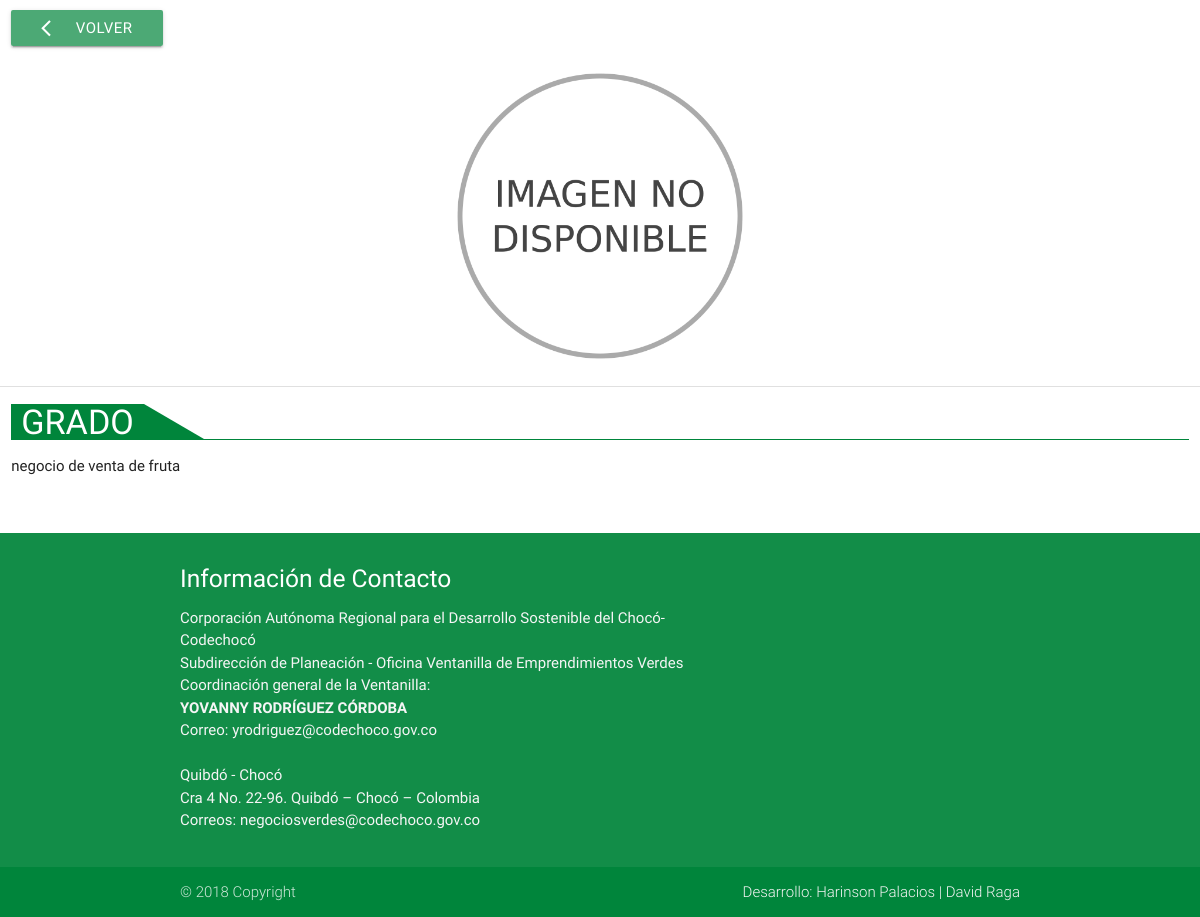
/emprendimiento/m_evaluados/vermas/index.php?id=9, run on the app's committed database.
### tables this page shows
CREATE TABLE `img_empresa` (
  `id` int(11) NOT NULL,
  `empresa_id` int(11) NOT NULL,
  `imagen` text NOT NULL
);

CREATE TABLE `empresa` (
  `id` int(11) NOT NULL,
  `tipo_persona_id` int(11) NOT NULL,
  `tipo_identificacion_id` int(11) NOT NULL,
  `identificacion` varchar(15) NOT NULL,
  `razon_social` varchar(50) NOT NULL,
  `persona_id` int(11) NOT NULL COMMENT 'Representante_legal',
  `empresario_id` int(11) NOT NULL,
  `municipio_id` int(11) NOT NULL,
  `vereda` varchar(100) NOT NULL,
  `latitud` varchar(10) NOT NULL,
  `longitud` varchar(10) NOT NULL,
  `altitud` varchar(10) NOT NULL,
  `fami_empresa_si_no` int(11) NOT NULL COMMENT 'Fami empresa si o no',
  `tamaño_empresa_id` int(11) NOT NULL,
  `fecha_registro` varchar(40) NOT NULL,
  `descripcion` text NOT NULL,
  `num_socios` int(11) NOT NULL,
  `organizacion` int(11) NOT NULL COMMENT 'Asociacion',
  `subsector_id` int(11) NOT NULL,
  `etapa_empresa_id` int(11) NOT NULL,
  `años_funcionamiento` varchar(10) NOT NULL,
  `año_func_desp_reg_camara` int(11) NOT NULL,
  `obs_general` text NOT NULL,
  `informacion_as` varchar(2) NOT NULL,
  `verificacion1` varchar(2) NOT NULL,
  `verificacion2` varchar(2) NOT NULL,
  `plan_mejora` varchar(2) NOT NULL,
  `puntaje` double NOT NULL,
  `id_personeria` int(11) NOT NULL,
  `bien_serv_op` int(11) NOT NULL,
  `pagina_web` text NOT NULL
);

### emprendimiento/m_evaluados/vermas/index.php (the view, shortened to what this page needs)
<?php include '../../../conexion.php';
$id = $_GET['id'];
 ?>
<!DOCTYPE html>
<html lang="en">
<head>
  <link rel="stylesheet" type="text/css" href="../../../css/materialize.min.css" media="screen,projection">
  <link rel="stylesheet" type="text/css" href="../../../css/estilo.css">
  <link rel="stylesheet" href="../../../css/animations.css" type="text/css">
</head>
<body >
<div class="row">
  <div class="col s12">
    <a class="waves-effect waves-light btn" onclick='window.history.back();' style="background: #00853bb3;margin-top: 10px; "><i class="material-icons left">arrow_back_ios</i>Volver</a>
  </div>
</div>
<?php
$s = "SELECT e.id,e.razon_social,e.descripcion,i.imagen from empresa e,img_empresa i where e.id = i.empresa_id and e.id = '$id'" ;
  $res = mysqli_query($conn,$s) or die(mysqli_error($conn));
     if(mysqli_num_rows($res)>0){
        while($rw=mysqli_fetch_array($res)){
 ?>
 <div class="row" >
   <div class="row">
     <div class="col s12">
        <div style="width: 300px;height: 300px;margin:auto;">
          <?php   if ($rw['imagen'] == "") { ?>
          <img class="c_img" src="../../../img/img_nd.png" alt="" width="300" height="300">
          <?php } else { ?>
          <img class="c_img" src="../../../evaluacion/formato_inscripcion/imagenes/<?php echo $rw['imagen'] ?> " alt="" width="300" height="300">
          <?php } ?>
        </div>
     </div>
   </div>
   <div class="divider"></div>
   <div class="row">
    <div class="col s12">
       <h4 class="diagonal" style="text-align: center;"><?php echo $rw['razon_social'] ?></h4>
       <div class="divider" style=" background-color:#00853b;"></div>
    </div>
      <div class="col s12">
         <p style="text-align: justify;"><span><?php echo $rw['descripcion'] ?></span></p>
      </div>
    </div>
 </div>
<?php
}
}
 ?>
<footer class="page-footer" style="background-color: #00853bed;">
<div class="container">
  <div class="row">
    <div class="col l8 s12">
      <h5 class="white-text"><i class="fa fa-globe" aria-hidden="true"></i> Información de Contacto</h5>
      <p class="grey-text text-lighten-4">
          <i class="fa fa-map-marker"></i>Corporación Autónoma Regional para el Desarrollo Sostenible del Chocó-Codechocó<br>
          Subdirección de Planeación - Oficina Ventanilla de Emprendimientos Verdes<br>
          Coordinación general de la Ventanilla: <br>
          <b>YOVANNY RODRÍGUEZ CÓRDOBA</b> <br>
          Correo: yrodriguez@codechoco.gov.co <br> <br>
          <i class="fa fa-map-marker"></i> Quibdó - Chocó <br>
          <i class="fa fa-building" aria-hidden="true"></i> Cra 4 No. 22-96. Quibdó – Chocó – Colombia
          <br> <i class="fa fa-envelope-o"></i> Correos:
          negociosverdes@codechoco.gov.co <br>
      </p>
    </div>
  </div>
</div>
<div class="footer-copyright" style="background-color: #00853b">
  <div class="container">
  © <?php echo date('Y'); ?> Copyright
 <a class="grey-text text-lighten-4 right" href="#!"> Desarrollo: <i class="fa fa-code"></i> Harinson Palacios | David Raga
  </div>
</div>
</footer>
</body>
</html>

### css/estilo.css (style rules this page uses)
.c_img { width: 100%; height: inherit; background-repeat: no-repeat; background-position: center center; background-size: cover; }
.diagonal { width: max-content; height: 0px; border-right: 60px solid transparent; border-bottom: 35px solid #00853b; color: #fff; text-transform: uppercase; margin-bottom: 0px; padding-left: 10px; padding-right: 10px; }

### data on the page
img_empresa: empresa.razon_social "GRADO", empresa.descripcion "negocio de venta de fruta"
